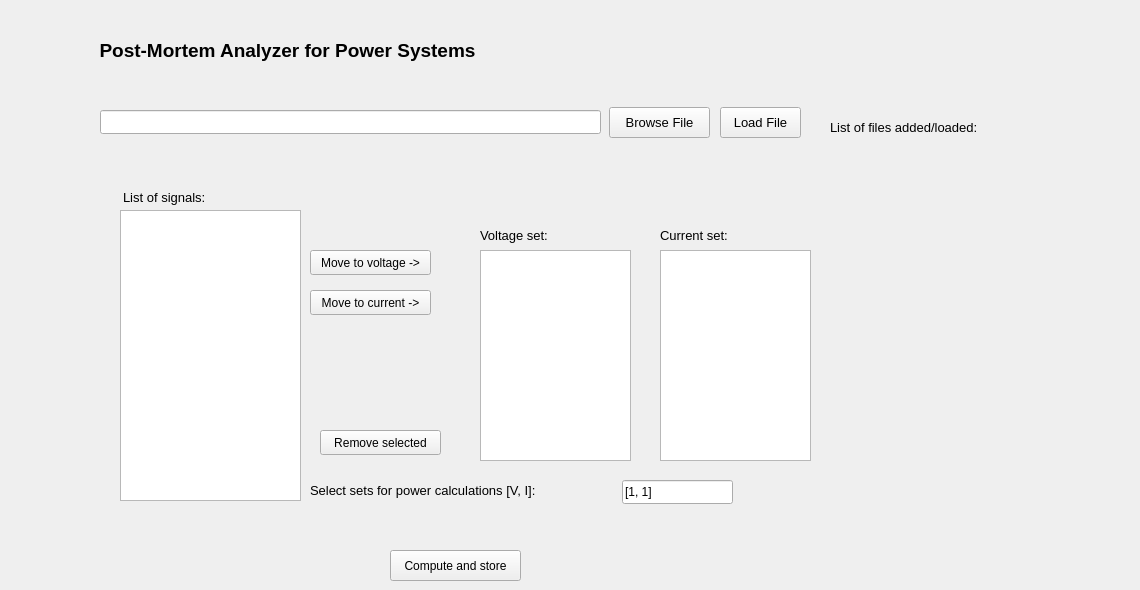
    <widget class="QWidget" name="tab">
     <attribute name="title">
      <string>Load Data</string>
     </attribute>
     <widget class="QLineEdit" name="LE_file_path">
      <property name="geometry">
       <rect>
        <x>100</x>
        <y>110</y>
        <width>501</width>
        <height>24</height>
       </rect>
      </property>
      <property name="placeholderText">
       <string notr="true" extracomment="Path of file to be added/loaded"/>
      </property>
      <property name="clearButtonEnabled">
       <bool>false</bool>
      </property>
     </widget>
     <widget class="QPushButton" name="browse_file_location">
      <property name="geometry">
       <rect>
        <x>609</x>
        <y>107</y>
        <width>101</width>
        <height>31</height>
       </rect>
      </property>
      <property name="font">
       <font>
        <pointsize>10</pointsize>
       </font>
      </property>
      <property name="text">
       <string>Browse File</string>
      </property>
     </widget>
     <widget class="QListWidget" name="LW_attribute_list">
      <property name="geometry">
       <rect>
        <x>120</x>
        <y>210</y>
        <width>181</width>
        <height>291</height>
       </rect>
      </property>
     </widget>
     <widget class="DeselectableTreeView" name="LW_voltage_set">
      <property name="geometry">
       <rect>
        <x>480</x>
        <y>250</y>
        <width>151</width>
        <height>211</height>
       </rect>
      </property>
     </widget>
     <widget class="DeselectableTreeView" name="LW_current_set">
      <property name="geometry">
       <rect>
        <x>660</x>
        <y>250</y>
        <width>151</width>
        <height>211</height>
       </rect>
      </property>
     </widget>
     <widget class="QLabel" name="label">
      <property name="geometry">
       <rect>
        <x>123</x>
        <y>187</y>
        <width>121</width>
        <height>21</height>
       </rect>
      </property>
      <property name="font">
       <font>
        <pointsize>10</pointsize>
       </font>
      </property>
      <property name="text">
       <string>List of signals:</string>
      </property>
     </widget>
     <widget class="QLabel" name="label_2">
      <property name="geometry">
       <rect>
        <x>480</x>
        <y>220</y>
        <width>91</width>
        <height>31</height>
       </rect>
      </property>
      <property name="font">
       <font>
        <pointsize>10</pointsize>
       </font>
      </property>
      <property name="toolTip">
       <string notr="true" extracomment="The voltages will be grouped in groups of 3, so enter variables appropriately"/>
      </property>
      <property name="toolTipDuration">
       <number>2000</number>
      </property>
      <property name="text">
       <string>Voltage set:</string>
      </property>
     </widget>
     <widget class="QLabel" name="label_3">
      <property name="geometry">
       <rect>
        <x>660</x>
        <y>225</y>
        <width>91</width>
        <height>21</height>
       </rect>
      </property>
      <property name="font">
       <font>
        <pointsize>10</pointsize>
       </font>
      </property>
      <property name="toolTip">
       <string notr="true" extracomment="The currents will be grouped in groups of 3, so enter variables appropriately"/>
      </property>
      <property name="toolTipDuration">
       <number>2000</number>
      </property>
      <property name="text">
       <string>Current set:</string>
      </property>
     </widget>
     <widget class="QPushButton" name="PB_move_to_voltage">
      <property name="geometry">
       <rect>
        <x>310</x>
        <y>250</y>
        <width>121</width>
        <height>25</height>
       </rect>
      </property>
      <property name="text">
       <string>Move to voltage -&gt;</string>
      </property>
     </widget>
     <widget class="QPushButton" name="PB_move_to_current">
      <property name="geometry">
       <rect>
        <x>310</x>
        <y>290</y>
        <width>121</width>
        <height>25</height>
       </rect>
      </property>
      <property name="text">
       <string>Move to current -&gt;</string>
      </property>
     </widget>
     <widget class="QPushButton" name="PB_remove_entry">
      <property name="geometry">
       <rect>
        <x>320</x>
        <y>430</y>
        <width>121</width>
        <height>25</height>
       </rect>
      </property>
      <property name="mouseTracking">
       <bool>true</bool>
      </property>
      <property name="toolTip">
       <string notr="true" extracomment="To remove selection, click inside the set on blank area."/>
      </property>
      <property name="toolTipDuration">
       <number>10000</number>
      </property>
      <property name="text">
       <string>Remove selected</string>
      </property>
      <property name="autoDefault">
       <bool>true</bool>
      </property>
     </widget>
     <widget class="QLabel" name="label_5">
      <property name="geometry">
       <rect>
        <x>310</x>
        <y>480</y>
        <width>321</width>
        <height>21</height>
       </rect>
      </property>
      <property name="font">
       <font>
        <pointsize>10</pointsize>
       </font>
      </property>
      <property name="text">
       <string>Select sets for power calculations [V, I]:</string>
      </property>
     </widget>
     <widget class="QLabel" name="TT_set_selection">
      <property name="geometry">
       <rect>
        <x>600</x>
        <y>467</y>
        <width>16</width>
        <height>16</height>
       </rect>
      </property>
      <property name="sizePolicy">
       <sizepolicy hsizetype="Minimum" vsizetype="Minimum">
        <horstretch>0</horstretch>
        <verstretch>0</verstretch>
       </sizepolicy>
      </property>
      <property name="minimumSize">
       <size>
        <width>16</width>
        <height>16</height>
       </size>
      </property>
      <property name="text">
       <string/>
      </property>
      <property name="pixmap">
       <pixmap>../../../../../../.designer/backup/question.png</pixmap>
      </property>
      <property name="scaledContents">
       <bool>true</bool>
      </property>
     </widget>
     <widget class="QLabel" name="TT_voltage_set">
      <property name="geometry">
       <rect>
        <x>573</x>
        <y>229</y>
        <width>16</width>
        <height>16</height>
       </rect>
      </property>
      <property name="sizePolicy">
       <sizepolicy hsizetype="Fixed" vsizetype="Fixed">
        <horstretch>0</horstretch>
        <verstretch>0</verstretch>
       </sizepolicy>
      </property>
      <property name="minimumSize">
       <size>
        <width>16</width>
        <height>16</height>
       </size>
      </property>
      <property name="maximumSize">
       <size>
        <width>16</width>
        <height>16</height>
       </size>
      </property>
      <property name="text">
       <string/>
      </property>
      <property name="pixmap">
       <pixmap>../../../../../../.designer/backup/question.png</pixmap>
      </property>
      <property name="scaledContents">
       <bool>true</bool>
      </property>
     </widget>
     <widget class="QLabel" name="TT_current_set">
      <property name="geometry">
       <rect>
        <x>753</x>
        <y>229</y>
        <width>16</width>
        <height>16</height>
       </rect>
      </property>
      <property name="sizePolicy">
       <sizepolicy hsizetype="Fixed" vsizetype="Fixed">
        <horstretch>0</horstretch>
        <verstretch>0</verstretch>
       </sizepolicy>
      </property>
      <property name="minimumSize">
       <size>
        <width>16</width>
        <height>16</height>
       </size>
      </property>
      <property name="maximumSize">
       <size>
        <width>16</width>
        <height>16</height>
       </size>
      </property>
      <property name="text">
       <string/>
      </property>
      <property name="pixmap">
       <pixmap>../../../../../../.designer/backup/question.png</pixmap>
      </property>
      <property name="scaledContents">
       <bool>true</bool>
      </property>
     </widget>
     <widget class="QLabel" name="TT_remove_selection">
      <property name="geometry">
       <rect>
        <x>430</x>
        <y>415</y>
        <width>16</width>
        <height>16</height>
       </rect>
      </property>
      <property name="sizePolicy">
       <sizepolicy hsizetype="Minimum" vsizetype="Minimum">
        <horstretch>0</horstretch>
        <verstretch>0</verstretch>
       </sizepolicy>
      </property>
      <property name="minimumSize">
       <size>
        <width>16</width>
        <height>16</height>
       </size>
      </property>
      <property name="text">
       <string/>
      </property>
      <property name="pixmap">
       <pixmap>../../../../../../.designer/backup/question.png</pixmap>
      </property>
      <property name="scaledContents">
       <bool>true</bool>
      </property>
     </widget>
     <widget class="QLineEdit" name="LE_power_selection">
      <property name="geometry">
       <rect>
        <x>622</x>
        <y>480</y>
        <width>111</width>
        <height>24</height>
       </rect>
      </property>
      <property name="text">
       <string>[1, 1]</string>
      </property>
     </widget>
     <widget class="QPushButton" name="PB_compute_values">
      <property name="geometry">
       <rect>
        <x>390</x>
        <y>550</y>
        <width>131</width>
        <height>31</height>
       </rect>
      </property>
      <property name="text">
       <string>Compute and store</string>
      </property>
     </widget>
     <widget class="QPushButton" name="PB_load_file">
      <property name="geometry">
       <rect>
        <x>720</x>
        <y>107</y>
        <width>81</width>
        <height>31</height>
       </rect>
      </property>
      <property name="font">
       <font>
        <pointsize>10</pointsize>
       </font>
      </property>
      <property name="text">
       <string>Load File</string>
      </property>
     </widget>
     <widget class="QLabel" name="label_list_of_files">
      <property name="geometry">
       <rect>
        <x>830</x>
        <y>120</y>
        <width>301</width>
        <height>311</height>
       </rect>
      </property>
      <property name="font">
       <font>
        <pointsize>10</pointsize>
       </font>
      </property>
      <property name="text">
       <string>List of files added/loaded:</string>
      </property>
      <property name="alignment">
       <set>Qt::AlignLeading|Qt::AlignLeft|Qt::AlignTop</set>
      </property>
      <property name="wordWrap">
       <bool>true</bool>
      </property>
      <property name="margin">
       <number>0</number>
      </property>
     </widget>
     <widget class="QLabel" name="label_24">
      <property name="geometry">
       <rect>
        <x>10</x>
        <y>30</y>
        <width>641</width>
        <height>41</height>
       </rect>
      </property>
      <property name="font">
       <font>
        <pointsize>14</pointsize>
        <bold>true</bold>
       </font>
      </property>
      <property name="text">
       <string>                 Post-Mortem Analyzer for Power Systems</string>
      </property>
     </widget>
    </widget>
